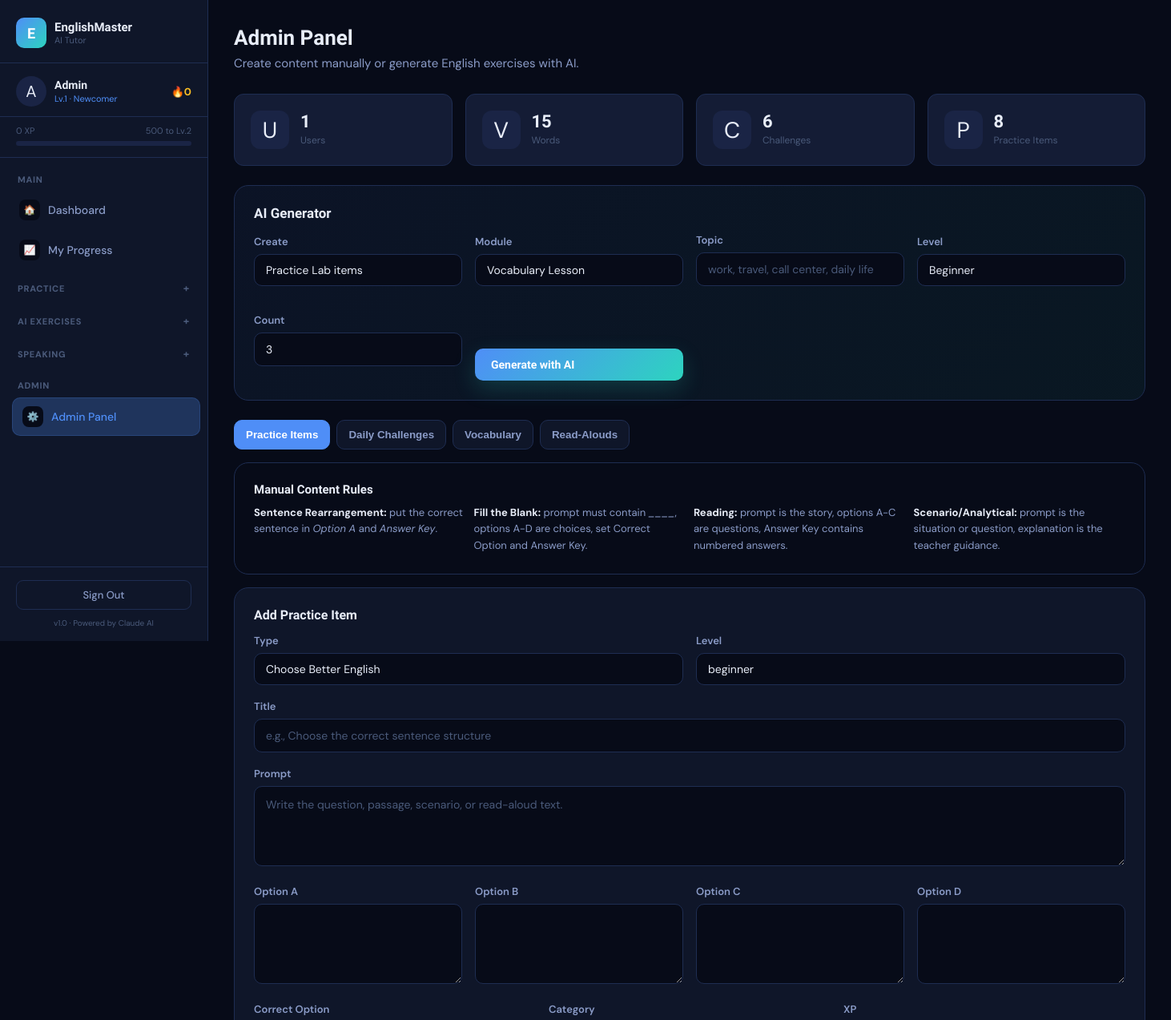
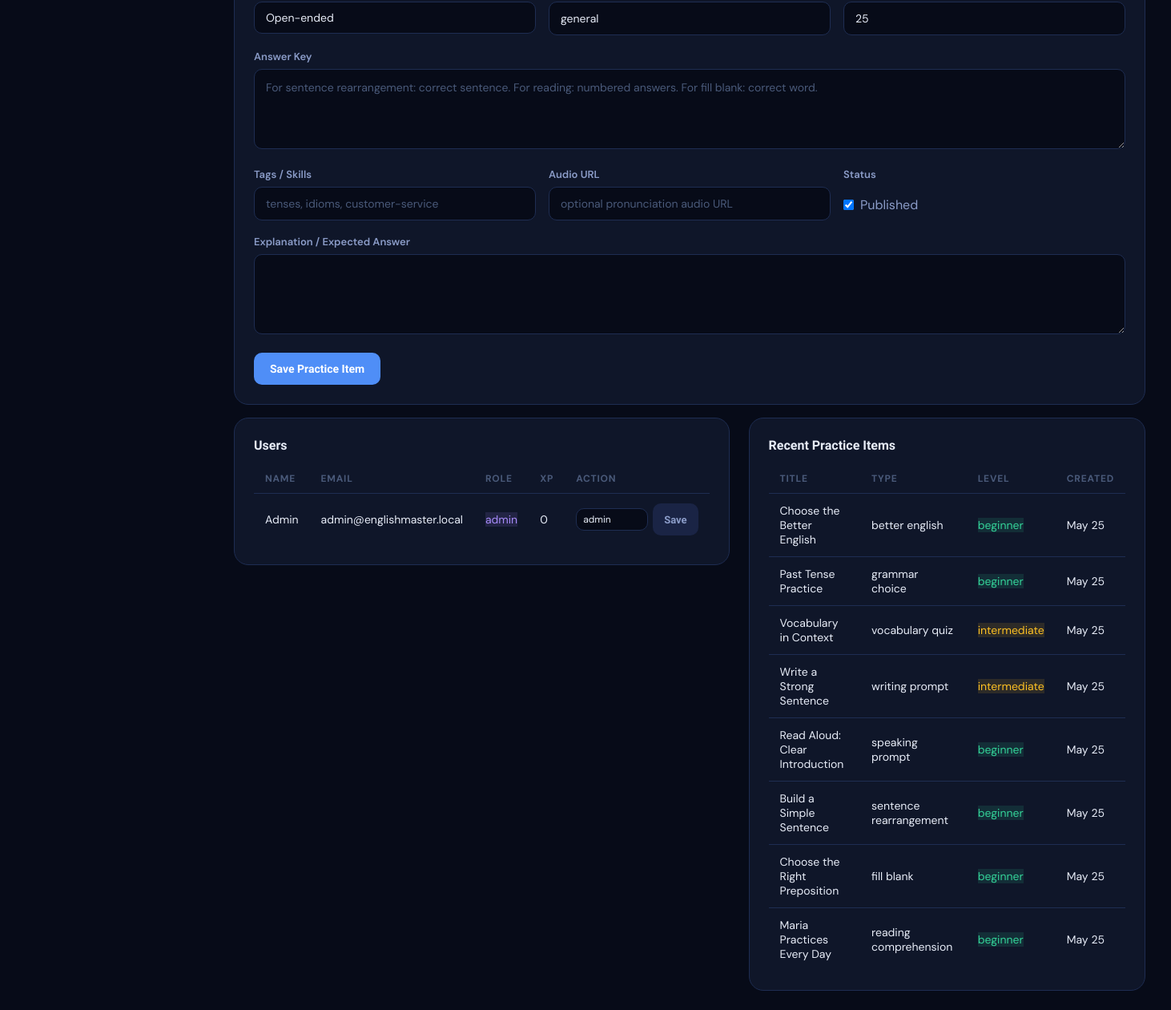
The page /admin.php (signed in) on the database as committed earlier (2 pictures, top to bottom).
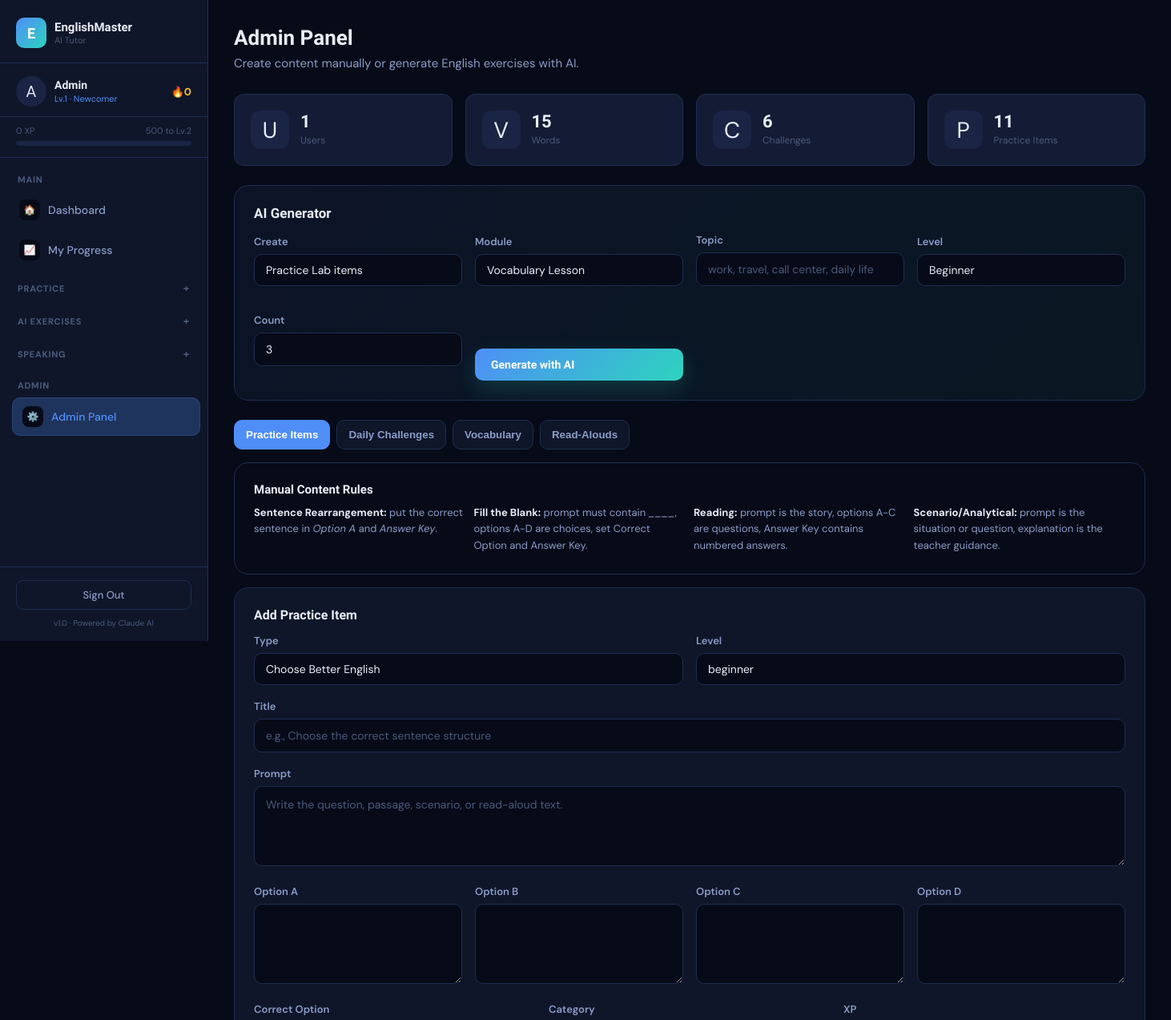
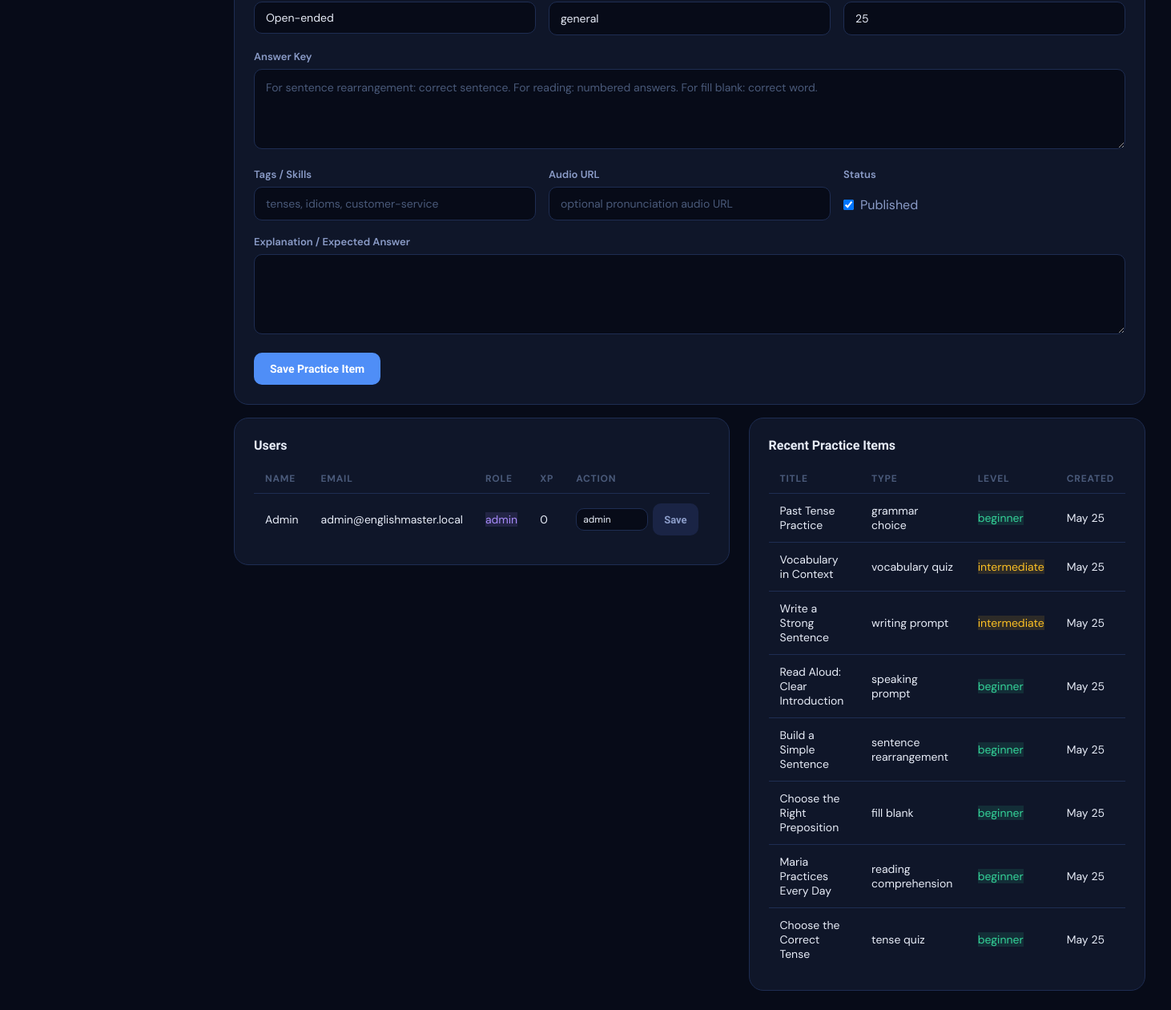
The same page on the database as committed later (2 pictures, top to bottom).
### tables this page shows
CREATE TABLE IF NOT EXISTS users (
    id INT AUTO_INCREMENT PRIMARY KEY,
    name VARCHAR(100) NOT NULL,
    email VARCHAR(150) UNIQUE NOT NULL,
    password VARCHAR(255) NOT NULL,
    level INT DEFAULT 1,
    xp INT DEFAULT 0,
    streak INT DEFAULT 0,
    last_active DATE,
    avatar VARCHAR(10) DEFAULT '🧑',
    english_level ENUM('beginner','intermediate','advanced') DEFAULT 'beginner',
    role ENUM('user','admin') NOT NULL DEFAULT 'user',
    created_at TIMESTAMP DEFAULT CURRENT_TIMESTAMP
);

CREATE TABLE IF NOT EXISTS practice_items (
    id INT AUTO_INCREMENT PRIMARY KEY,
    type ENUM('better_english','grammar_choice','vocabulary_quiz','writing_prompt','speaking_prompt','sentence_rearrangement','fill_blank','reading_comprehension','daily_challenge_set','scenario_roleplay','analytical_english','word_sentence_builder','tense_quiz','synonyms_antonyms_quiz','sentence_meaning_quiz') NOT NULL DEFAULT 'better_english',
    title VARCHAR(200) NOT NULL,
    prompt TEXT NOT NULL,
    option_a TEXT,
    option_b TEXT,
    option_c TEXT,
    option_d TEXT,
    correct_option CHAR(1),
    answer_key TEXT,
    explanation TEXT,
    difficulty ENUM('beginner','intermediate','advanced') DEFAULT 'beginner',
    category VARCHAR(80) DEFAULT 'general',
    tags VARCHAR(255) DEFAULT '',
    audio_url VARCHAR(255) DEFAULT '',
    xp_reward INT DEFAULT 25,
    active TINYINT(1) DEFAULT 1,
    created_by INT NULL,
    created_at TIMESTAMP DEFAULT CURRENT_TIMESTAMP,
    FOREIGN KEY (created_by) REFERENCES users(id) ON DELETE SET NULL
);

### config.php (called while the page is built, shortened)
<?php
function db() {
    static $conn = null;
    if ($conn === null) {
        $conn = new mysqli(DB_HOST, DB_USER, DB_PASS, DB_NAME);
        $conn->set_charset('utf8mb4');
    }
    return $conn;
}
function isAdmin($user = null) {
    return $user && (($user['role'] ?? 'user') === 'admin');
}
function currentUser() {
    $db = db();
    $uid = (int)$_SESSION['uid'];
    $r = $db->query("SELECT * FROM users WHERE id = $uid LIMIT 1");
    return $r ? $r->fetch_assoc() : null;
}
function clean($str) {
    return htmlspecialchars(strip_tags(trim($str)), ENT_QUOTES, 'UTF-8');
}
function levelName($level) {
    if ($level <= 2)  return 'Newcomer';
    return 'English Master';
}
function xpToNextLevel($xp) {
    $currentLevel = max(1, (int)floor($xp / 500) + 1);
    $nextLevelXP = $currentLevel * 500;
    $progress = (($xp % 500) / 500) * 100;
    return ['next' => $nextLevelXP, 'progress' => round($progress), 'needed' => $nextLevelXP - $xp];
}
?>

### admin.php (the view, shortened to what the changed rows need)
<?php
require_once 'config.php';
$db = db();
$uid = (int)$_SESSION['uid'];
$counts = [
    'users' => $db->query("SELECT COUNT(*) c FROM users")->fetch_assoc()['c'] ?? 0,
    'vocabulary' => $db->query("SELECT COUNT(*) c FROM vocabulary")->fetch_assoc()['c'] ?? 0,
    'challenges' => $db->query("SELECT COUNT(*) c FROM challenges")->fetch_assoc()['c'] ?? 0,
    'practice' => $db->query("SELECT COUNT(*) c FROM practice_items")->fetch_assoc()['c'] ?? 0,
];
$users = $db->query("SELECT id,name,email,role,english_level,xp,created_at FROM users ORDER BY created_at DESC LIMIT 20");
$recentPractice = $db->query("SELECT title,type,difficulty,created_at FROM practice_items ORDER BY created_at DESC LIMIT 8");
include 'includes/header.php';
?>
<div class="page-header">
  <h1>Admin Panel</h1>
</div>
<div class="grid-4 mb-24">
  <div class="stat-card"><div class="stat-icon">P</div><div><div class="stat-val"><?= (int)$counts['practice'] ?></div><div class="stat-label">Practice Items</div></div></div>
</div>
<div class="grid-2 mt-16" style="gap:24px;align-items:start;">
  <div class="card">
    <table class="data-table">
      <thead><tr><th>Name</th><th>Email</th><th>Role</th><th>XP</th><th>Action</th></tr></thead>
      <tbody>
      <?php while ($u = $users->fetch_assoc()): ?>
        <tr>
          <td><?= clean($u['name']) ?></td>
          <td><?= clean($u['email']) ?></td>
          <td><span class="ac-badge <?= $u['role']==='admin'?'badge-purple':'badge-blue' ?>"><?= clean($u['role']) ?></span></td>
          <td><?= (int)$u['xp'] ?></td>
          <td>
            <form method="POST" style="display:flex;gap:6px;align-items:center;">
              <select name="role" class="form-control" style="width:90px;padding:6px 8px;font-size:12px;">
                <option value="admin" <?= $u['role']==='admin'?'selected':'' ?>>admin</option>
              </select>
              <button class="btn btn-ghost btn-sm" <?= (int)$u['id']===$uid?'disabled':'' ?>>Save</button>
            </form>
          </td>
        </tr>
      <?php endwhile; ?>
      </tbody>
    </table>
  </div>
  <div class="card">
    <table class="data-table">
      <thead><tr><th>Title</th><th>Type</th><th>Level</th><th>Created</th></tr></thead>
      <tbody>
      <?php while ($p = $recentPractice->fetch_assoc()): ?>
        <tr>
          <td><?= clean($p['title']) ?></td>
          <td><?= clean(str_replace('_', ' ', $p['type'])) ?></td>
          <td><span class="ac-badge diff-<?= clean($p['difficulty']) ?>"><?= clean($p['difficulty']) ?></span></td>
          <td><?= date('M d', strtotime($p['created_at'])) ?></td>
        </tr>
      <?php endwhile; ?>
      </tbody>
    </table>
  </div>
</div>
<?php include 'includes/footer.php'; ?>

### includes/header.php (shortened to what the changed rows need)
<?php
$user = currentUser();
$xpInfo = $user ? xpToNextLevel($user['xp']) : null;
$currentPage = basename($_SERVER['PHP_SELF'], '.php');
?>
<!DOCTYPE html>
<html lang="en">
<head>
<link rel="stylesheet" href="<?= APP_URL ?>/assets/style.css">
</head>
<body>
<div class="app-layout">
  <aside class="sidebar" id="sidebar">
    <?php if ($user): ?>
    <div class="sidebar-user">
      <div class="user-avatar"><?= $user['avatar'] ?></div>
      <div class="user-info">
        <div class="user-name"><?= clean($user['name']) ?></div>
        <div class="user-level">Lv.<?= $user['level'] ?> · <?= levelName($user['level']) ?></div>
      </div>
      <div class="user-streak">🔥<?= $user['streak'] ?></div>
    </div>
    <div class="xp-bar-wrap">
      <div class="xp-bar-label">
        <span><?= number_format($user['xp']) ?> XP</span>
        <span><?= $xpInfo['needed'] ?> to Lv.<?= $user['level']+1 ?></span>
      </div>
      <div class="xp-bar">
      </div>
    </div>
    <nav class="sidebar-nav">
      <?php
        $practicePages = ['practice','grammar','vocabulary','challenges','quizzes'];
        $exercisePages = ['sentence_rearrangement','fill_blank','reading_comprehension','vocabulary_lesson','sentence_builder','daily_practice','scenario_practice','analytical_english'];
        $speakingPages = ['chat','speaking','interview'];
      ?>
      <div class="nav-group">
        <div class="nav-group-title">Main</div>
        <a href="<?= APP_URL ?>/dashboard.php" class="nav-item <?= $currentPage==='dashboard'?'active':'' ?>">
          <span class="nav-icon">🏠</span><span class="nav-label">Dashboard</span>
        </a>
        <a href="<?= APP_URL ?>/progress.php" class="nav-item <?= $currentPage==='progress'?'active':'' ?>">
          <span class="nav-icon">📈</span><span class="nav-label">My Progress</span>
        </a>
      </div>
      <details class="nav-group" <?= in_array($currentPage, $practicePages, true) ? 'open' : '' ?>>
        <summary class="nav-group-title">Practice</summary>
      </details>
      <details class="nav-group" <?= in_array($currentPage, $exercisePages, true) ? 'open' : '' ?>>
        <summary class="nav-group-title">AI Exercises</summary>
      </details>
      <details class="nav-group" <?= in_array($currentPage, $speakingPages, true) ? 'open' : '' ?>>
        <summary class="nav-group-title">Speaking</summary>
      </details>
      <?php if (isAdmin($user)): ?>
      <div class="nav-group">
        <div class="nav-group-title">Admin</div>
        <a href="<?= APP_URL ?>/admin.php" class="nav-item <?= $currentPage==='admin'?'active':'' ?>">
          <span class="nav-icon">⚙️</span><span class="nav-label">Admin Panel</span>
        </a>
      </div>
      <?php endif; ?>
    </nav>
    <?php endif; ?>
  </aside>
  <main class="main-content">

Rows that differ between the two databases and show on the page:
no longer on this page (row unchanged): practice_items: title "Choose the Better English", type "better english", difficulty "beginner", created_at "May 25"
added practice_items: title "Choose the Correct Tense", type "tense quiz", difficulty "beginner", created_at "May 25"
Other text that changed with them:
$counts['practice']: "8" → "11"
